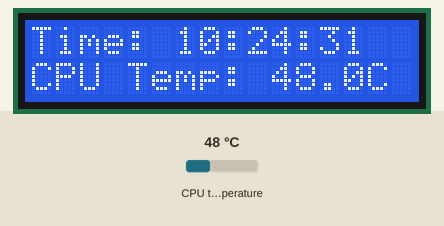
Bench run of a program on a simulated Raspberry Pi (BCM pin numbers). Shown: 16×2 character LCD. The test bench sets the inputs (shaded band); at power-on: CPU temperature 48 °C. The clock reads 2024-03-15 10:24:30 at power-on unless the program sets it.

Above: at 1.2 s.
1.3 s: CPU temperature set to 31 °C
At 3.0 s:
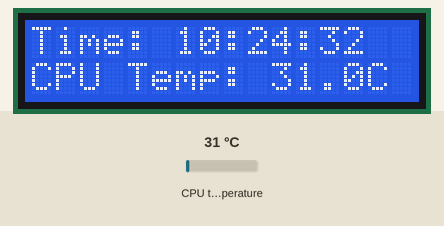
5.5 s: CPU temperature set to 44 °C
At 7.2 s:
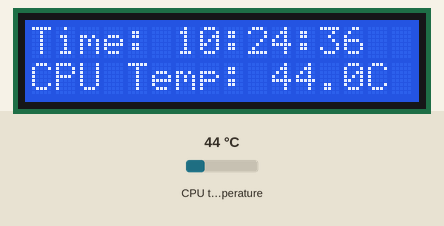
8.9 s: CPU temperature set to 58 °C
At 10.4 s:
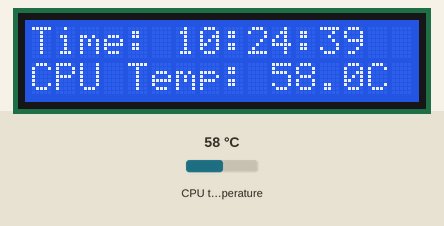
Timing chart, 0 to 11.9 s (numbered marks = the images above; inputs shaded):
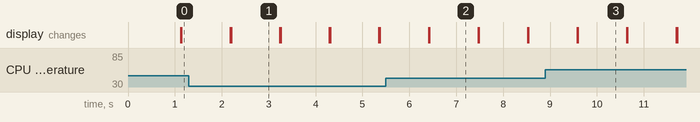

Measured:
- what the display in image 1 shows lasts 1.0 s, from 2.2 s to 3.2 s

The program:

RaspberryPi-LCD2x16-I2C.py
```python
import os
import time
from RPLCD.i2c import CharLCD
from datetime import datetime

def get_cpu_temperature():
    temp_file = open("/sys/class/thermal/thermal_zone0/temp")
    temp = float(temp_file.read()) / 1000
    temp_file.close()
    return temp

# Adres I2C wyświetlacza LCD
LCD_ADDR = 0x27

# Inicjalizacja wyświetlacza LCD
lcd = CharLCD(i2c_expander='PCF8574', address=LCD_ADDR, port=1, cols=16, rows=2, dotsize=8)

while True:
    # Pobieranie aktualnego czasu
    current_time = datetime.now().strftime("%H:%M:%S")

    # Pobieranie temperatury procesora
    cpu_temp = get_cpu_temperature()

    # Formatowanie wyświetlanego tekstu
    display_line_1 = f"Time: {current_time}"
    display_line_2 = f"CPU Temp: {cpu_temp:.1f}C"

    # Wysyłanie tekstu do wyświetlacza LCD
    lcd.cursor_pos = (0, 0)
    lcd.write_string(display_line_1)
    lcd.cursor_pos = (1, 0)
    lcd.write_string(display_line_2)

    # Aktualizacja co sekundę
    time.sleep(1)
    lcd.clear()
```
